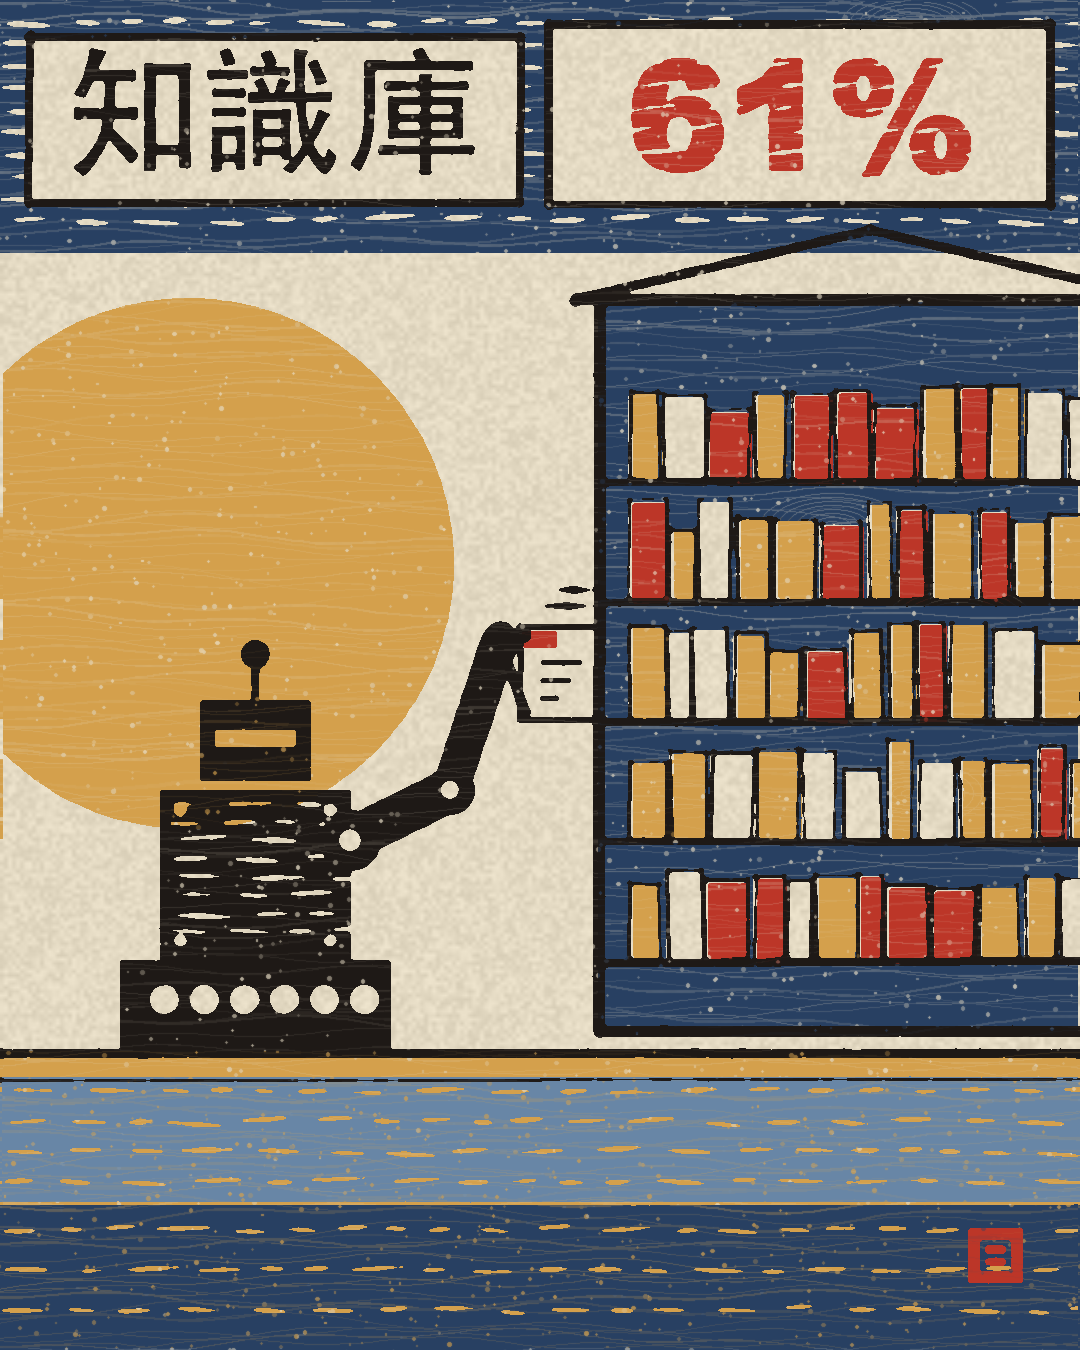

Here is the Python script that generated this plot:
# Woodblock print (木刻版畫) sample: separate colour plates, wood-grain ink transfer,
# gouge-carved highlights, thick black key-block outlines, slight mis-registration.
import os, math, random
from PIL import Image, ImageDraw, ImageFont, ImageFilter, ImageChops

W, H = 1080, 1350
HERE = os.path.dirname(os.path.abspath(__file__))
R = random.Random(61)
PAPER = (238, 228, 205)
INK = (30, 25, 22)
RED = (188, 54, 40)
INDIGO = (40, 64, 98)
OCHRE = (212, 160, 76)
SKYLT = (104, 134, 166)   # second pass of the indigo block, lighter (Hokusai: two blues)
NUMF = "/System/Library/Fonts/Supplemental/Arial Black.ttf"   # digits only; Heiti digits are too thin to carve
HEI = "/System/Library/Fonts/STHeiti Medium.ttc"
SONG = HEI


def plate():
    img = Image.new('L', (W, H), 0)
    return img, ImageDraw.Draw(img)


def wood_grain(seed, strength=70):
    """Grain lines + knots that starve ink where the wood is low."""
    rr = random.Random(seed)
    g = Image.new('L', (W, H), 255)
    d = ImageDraw.Draw(g)
    y = -40.0
    while y < H + 40:
        amp, fr, ph = rr.uniform(2, 12), rr.uniform(0.003, 0.01), rr.uniform(0, 6.28)
        pts = [(x, y + amp * math.sin(x * fr + ph) + 4 * math.sin(x * 0.027 + ph * 3))
               for x in range(-12, W + 24, 12)]
        d.line(pts, fill=255 - rr.randint(strength // 3, strength), width=rr.choice([1, 1, 2, 3]))
        y += rr.uniform(4, 11)
    for _ in range(3):
        cx, cy = rr.uniform(0, W), rr.uniform(0, H)
        for k in range(1, 9):
            d.ellipse((cx - k * 9, cy - k * 4, cx + k * 9, cy + k * 4), outline=255 - strength, width=1)
    # speckle where paper fibres missed the ink
    for _ in range(2500):
        x, y2 = rr.uniform(0, W), rr.uniform(0, H)
        r = rr.uniform(0.6, 2.0)
        d.ellipse((x - r, y2 - r, x + r, y2 + r), fill=rr.randint(60, 180))
    return g.filter(ImageFilter.GaussianBlur(0.5))


def rough_edges(mask, seed):
    """Wobble edges like a hand-cut block: blur + noisy threshold."""
    rr = random.Random(seed)
    m = mask.filter(ImageFilter.GaussianBlur(1.6))
    noise = Image.new('L', (W // 8, H // 8))
    noise.putdata([rr.randint(90, 165) for _ in range((W // 8) * (H // 8))])
    noise = noise.resize((W, H), Image.BILINEAR)
    diff = ImageChops.subtract(m, noise, 1, 0)
    return diff.point(lambda v: 255 if v > 0 else 0)


def gouge(d, x, y, length, ang, w, fill=0):
    """Tapered V-gouge cut (leaf shape)."""
    ca, sa = math.cos(ang), math.sin(ang)
    nx, ny = -sa, ca
    pts = []
    for i in range(9):
        t = i / 8
        r = w * math.sin(math.pi * t) * (0.6 + 0.4 * (1 - t))
        pts.append((x + ca * length * t + nx * r, y + sa * length * t + ny * r))
    for i in range(8, -1, -1):
        t = i / 8
        r = w * math.sin(math.pi * t) * (0.6 + 0.4 * (1 - t))
        pts.append((x + ca * length * t - nx * r, y + sa * length * t - ny * r))
    d.polygon(pts, fill=fill)


def gouge_hatch(d, box, ang, gap, rr, w=3, fill=0):
    """Parallel carved strokes used as shading."""
    x0, y0, x1, y1 = box
    y = y0
    while y < y1:
        x = x0 + rr.uniform(-6, 6)
        while x < x1:
            L = rr.uniform(30, 70)
            gouge(d, x, y + rr.uniform(-2, 2), L, ang + rr.uniform(-0.06, 0.06), w * rr.uniform(0.7, 1.2), fill)
            x += L + rr.uniform(4, 14)
        y += gap


def carved_line(d, pts, w, rr, fill=255):
    """Thick key-block contour with hand jitter and round joints."""
    jp = [(x + rr.uniform(-1.5, 1.5), y + rr.uniform(-1.5, 1.5)) for x, y in pts]
    for a, b in zip(jp, jp[1:]):
        ww = w * rr.uniform(0.85, 1.15)
        d.line([a, b], fill=fill, width=int(ww))
        d.ellipse((b[0] - ww / 2, b[1] - ww / 2, b[0] + ww / 2, b[1] + ww / 2), fill=fill)
    a = jp[0]
    d.ellipse((a[0] - w / 2, a[1] - w / 2, a[0] + w / 2, a[1] + w / 2), fill=fill)


def rect_pts(x0, y0, x1, y1):
    return [(x0, y0), (x1, y0), (x1, y1), (x0, y1), (x0, y0)]


def seg_poly(x1, y1, x2, y2, w):
    a = math.atan2(y2 - y1, x2 - x1)
    nx, ny = -math.sin(a) * w / 2, math.cos(a) * w / 2
    return [(x1 + nx, y1 + ny), (x2 + nx, y2 + ny), (x2 - nx, y2 - ny), (x1 - nx, y1 - ny)]


def print_plate(paper, mask, color, seed, offset, strength=70):
    m = rough_edges(mask, seed)
    m = ImageChops.multiply(m, wood_grain(seed + 7, strength))
    m = ImageChops.offset(m, *offset)
    paper.paste(Image.new('RGB', (W, H), color), (0, 0), m)


# ---------- paper ----------
paper = Image.new('RGB', (W, H), PAPER)
pn = Image.new('L', (W // 4, H // 4))
pn.putdata([R.randint(0, 22) for _ in range((W // 4) * (H // 4))])
pn = pn.resize((W, H), Image.BILINEAR)
paper = ImageChops.subtract(paper, Image.merge('RGB', (pn, pn, pn)))

# geometry
BOT = int(H * 0.78)
cab = (600, 300, 1140, BOT - 20)   # knowledge-base cabinet, bleeds off the right edge (Hiroshige crop)
cartA = (30, 36, 520, 204)         # title cartouche
cartB = (548, 24, 1052, 204)       # number cartouche
slot = (-20, -20, -10, -10)        # (unused: no empty slot, the card is already inside)
card = (520, 628, 670, 718)        # note card, slid into the cabinet side: x > CX is hidden behind the cabinet
CX = cab[0] - 4
cardv = (card[0], card[1], CX, card[3])   # visible part only (occlusion = card is inside)

# ---------- ochre plate: sun disc, books, card tint ----------
ochre, od = plate()
od.ellipse((-80, 300, 450, 830), fill=255)   # sun disc cropped by the left edge
od.rectangle((0, BOT, W, H), fill=255)
rr = random.Random(3)
shelves = [cab[1] + 70 + i * 120 for i in range(5)]
books = []
for i, sy in enumerate(shelves):
    x = cab[0] + 30
    while x < cab[2] - 40:
        bw = rr.randint(22, 42)
        bh = rr.randint(70, 100)
        if not (i == 2 and slot[0] - 10 < x < slot[2]):
            books.append((x, sy + 110 - bh, x + bw, sy + 110, rr.random()))
        x += bw + rr.randint(3, 8)
for b in books:
    if b[4] < 0.55:
        od.rectangle(b[:4], fill=255)
od.rectangle(cardv, fill=0)
print_plate(paper, ochre, OCHRE, 11, (3, -2), 55)

# ---------- indigo plate: cabinet body, sky band, network nodes ----------
ind, idd = plate()
idd.rectangle((0, 0, W, 250), fill=255)
idd.rectangle((cab[0], cab[1], cab[2], cab[3]), fill=255)
for b in books:
    idd.rectangle(b[:4], fill=0)  # books knocked out of indigo
idd.rectangle(slot, fill=0)
idd.rectangle(cardv, fill=0)
idd.rectangle((0, BOT + 150, W, H), fill=255)
rr = random.Random(5)
gouge_hatch(idd, (0, 20, W, 240), 0.0, 22, rr, 3)            # carved sky ripples
gouge_hatch(idd, (0, BOT + 175, W, H - 30), 0.0, 40, rr, 2.5)  # calm water/ground
idd.rectangle(cartA, fill=0); idd.rectangle(cartB, fill=0)       # paper cartouches knocked out of the sky
print_plate(paper, ind, INDIGO, 21, (-2, 2), 80)

# ---------- light indigo plate: second blue, horizon band of the calm zone ----------
lt, ltd = plate()
ltd.rectangle((0, BOT + 26, W, BOT + 150), fill=255)
gouge_hatch(ltd, (0, BOT + 40, W, BOT + 140), 0.0, 30, random.Random(8), 2.5)
print_plate(paper, lt, SKYLT, 25, (2, -2), 70)

# ---------- red plate: 61%, some books, card tab ----------
red, rd = plate()
f61 = ImageFont.truetype(NUMF, 150)
_bb = rd.textbbox((0, 0), "61%", font=f61, stroke_width=2)
_tx = (cartB[0] + cartB[2]) // 2 - (_bb[0] + _bb[2]) // 2; _ty = (cartB[1] + cartB[3]) // 2 - (_bb[1] + _bb[3]) // 2
rd.text((_tx, _ty), "61%", font=f61, fill=255, stroke_width=2)
for b in books:
    if b[4] >= 0.8:
        rd.rectangle(b[:4], fill=255)
rd.rectangle((card[0], card[1], card[0] + 34, card[1] + 16), fill=255)
rr = random.Random(9)
gouge_hatch(rd, (_tx, cartB[1] + 40, _tx + 420, cartB[3] - 20), -0.12, 22, rr, 2.2)    # carved texture in numerals
print_plate(paper, red, RED, 31, (2, 3), 65)

# ---------- key block (black): outlines, robot, heading ----------
key, kd = plate()
rr = random.Random(13)
# heading
fh = ImageFont.truetype(HEI, 140)
kd.text((62, 40), "知識庫", font=fh, fill=255)
carved_line(kd, rect_pts(*cartA), 9, rr); carved_line(kd, rect_pts(*cartB), 9, rr)
# cabinet outline + shelves
carved_line(kd, rect_pts(*cab), 12, rr)
for sy in shelves:
    carved_line(kd, [(cab[0], sy + 112), (cab[2], sy + 112)], 9, rr)
for b in books:
    carved_line(kd, rect_pts(*b[:4]), 4, rr)
# cabinet roof (archive building)
carved_line(kd, [(cab[0] - 24, cab[1]), ((cab[0] + cab[2]) / 2, cab[1] - 70), (cab[2] + 24, cab[1]), (cab[0] - 24, cab[1])], 11, rr)
# robot: tracked base, torso, square head with visor slit (no face), antenna, jointed arm, claw
kd.rectangle((120, 960, 390, BOT), fill=255)              # tracks
for tx in range(150, 380, 40):
    kd.ellipse((tx, 985, tx + 28, 1013), fill=0)
kd.rectangle((160, 790, 350, 960), fill=255)              # torso
gouge_hatch(kd, (170, 805, 340, 945), 0.0, 18, rr, 2.5)
kd.rectangle((200, 700, 310, 780), fill=255)              # head
kd.rectangle((215, 730, 295, 746), fill=0)                # visor slit
kd.line([(255, 700), (255, 655)], fill=255, width=8)
kd.ellipse((241, 640, 269, 668), fill=255)
for rx, ry in [(180, 810), (330, 810), (180, 940), (330, 940)]:
    kd.ellipse((rx - 6, ry - 6, rx + 6, ry + 6), fill=0)  # rivets
shoulder = (350, 840)
elbow = (450, 790)
wrist = (500, 640)
for p, q, w in [(shoulder, elbow, 44), (elbow, wrist, 36)]:
    kd.polygon(seg_poly(*p, *q, w), fill=255)
for (x, y), r in [(shoulder, 30), (elbow, 24), (wrist, 18)]:
    kd.ellipse((x - r, y - r, x + r, y + r), fill=255)
    kd.ellipse((x - r * 0.35, y - r * 0.35, x + r * 0.35, y + r * 0.35), fill=0)
# claw pinching the card's left edge
carved_line(kd, [wrist, (card[0] + 6, card[1] + 6)], 12, rr)
carved_line(kd, [wrist, (card[0] + 6, card[3] - 6)], 12, rr)
# note card: open-sided outline (right edge hidden behind the cabinet), text rows end at the cabinet edge
carved_line(kd, [(CX, card[1]), (card[0], card[1]), (card[0], card[3]), (CX, card[3])], 7, rr)
for i in range(3):
    yy = card[1] + 34 + i * 18
    kd.line([(card[0] + 20, yy), (CX - 14 - i * 12, yy)], fill=255, width=5)
# motion: two short gouge strokes above the card, pointing into the cabinet
for i in range(2):
    gouge(kd, card[0] + 20 + i * 14, card[1] - 22 - i * 16, 60 - i * 14, 0.0, 4, fill=255)
# ground line (bottom calm zone starts here)
carved_line(kd, [(0, BOT), (W, BOT)], 10, rr)
carved_line(kd, [(0, BOT + 26), (W, BOT + 26)], 5, rr)
# small seal in calm zone
print_plate(paper, key, INK, 41, (0, 0), 40)

# chop-mark seal in red
seal, sd = plate()
sd.rectangle((968, 1228, 1022, 1282), fill=255)
sd.rectangle((980, 1240, 1010, 1270), outline=0, width=5)
sd.line([(980, 1255), (1010, 1255)], fill=0, width=4)
print_plate(paper, seal, RED, 51, (0, 0), 30)

paper.save(os.path.join(HERE, "sample.png"))
